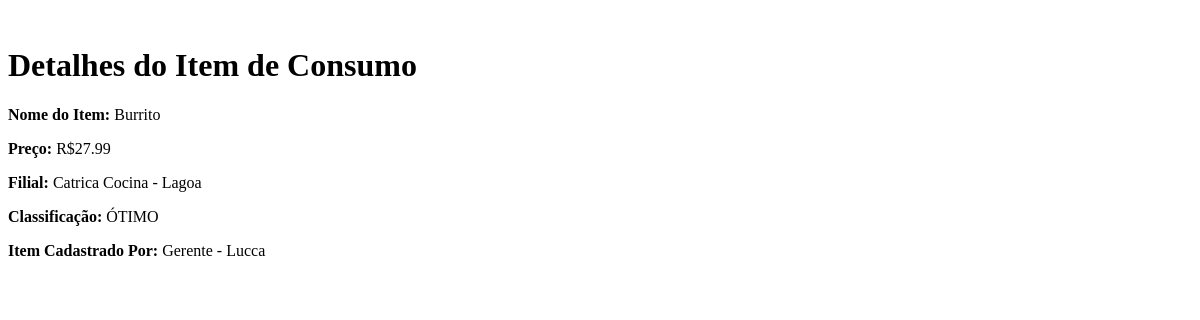
Page /minhaAppProjetoFinal2/burrito/ on the earlier database version.
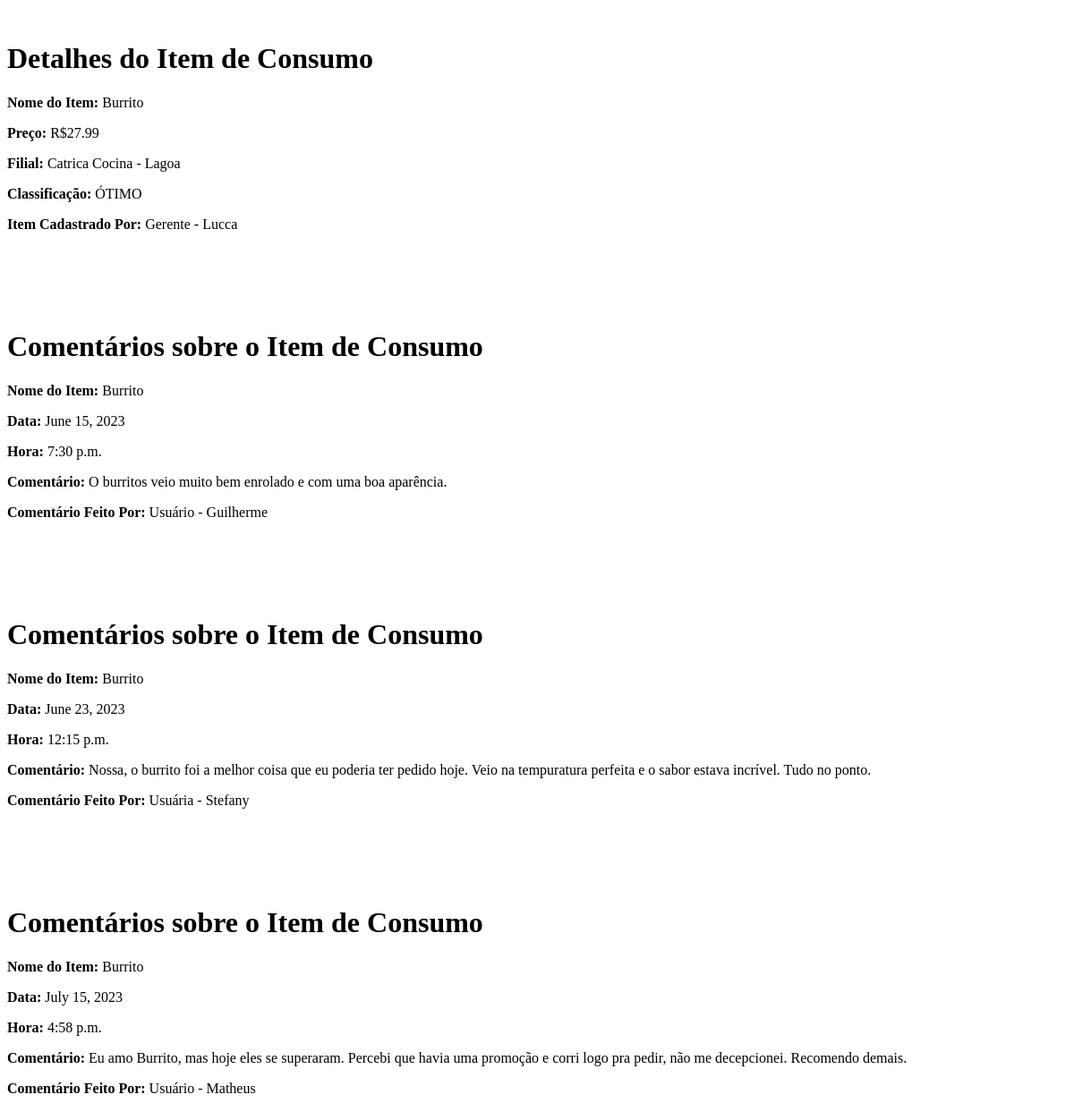
Same page on the later database version.
### minhaAppProjetoFinal2/models.py (models this page shows, shortened)
class ItensDeConsumo(models.Model):
    idItem = models.AutoField(primary_key=True)
    nomeItem = models.TextField()
    precoItem = models.FloatField()
    nomeFilial = models.ForeignKey("Filial", on_delete=models.CASCADE)
    nomeClassificacao = models.ForeignKey("ClassificacaoDoItem", on_delete=models.CASCADE)
    nomeUsuario = models.ForeignKey("Usuario", on_delete=models.CASCADE)
    def __str__(self):
        return str(self.nomeItem)

class Filial(models.Model):
    idFilial = models.AutoField(primary_key=True)
    nome = models.TextField()
    rua = models.TextField()
    numero = models.IntegerField()
    nomeRestaurante = models.ForeignKey("Restaurante", on_delete=models.CASCADE)
    def __str__(self):
        return str(self.nome)

class ClassificacaoDoItem(models.Model):
    idClassificacao = models.AutoField(primary_key=True)
    descItem = models.TextField()
    def __str__(self):
        return str(self.descItem)

class Usuario(models.Model):
    idUsuario = models.AutoField(primary_key=True)
    nome = models.TextField()
    numeroTelefone = models.IntegerField()
    email = models.EmailField(max_length=254)
    senha = models.TextField()
    cpf = models.IntegerField()
    def __str__(self):
        return str(self.nome)

class Comentario(models.Model):
    idComentario = models.AutoField(primary_key=True)
    data = models.DateField()
    hora = models.TimeField()
    conteudo = models.TextField()
    nomeFilial = models.ForeignKey("Filial", on_delete=models.CASCADE)
    nomeItem = models.ForeignKey("ItensDeConsumo", on_delete=models.CASCADE)
    nomeUsuario = models.ForeignKey("Usuario", on_delete=models.CASCADE)

### minhaAppProjetoFinal2/views.py (the view)
def burrito(request):
    nome_item = "Burrito"  # Substitua "Arroz" pelo nome do item específico que você deseja exibir
    burritosi = ItensDeConsumo.objects.filter(nomeItem='Burrito').first()
    item_consumo = ItensDeConsumo.objects.filter(nomeItem=burritosi)
    comentario = Comentario.objects.filter(nomeItem=burritosi)
    return render(request, "minhaAppProjetoFinal2/burrito.html", {'item_consumo': item_consumo, 'comentario': comentario})

### minhaAppProjetoFinal2/templates/minhaAppProjetoFinal2/burrito.html (shortened to what this page needs)
<html>
	<body>
        <head>
        </head>
        <body>
		<br>
        {% for item in item_consumo%}
            <h1>Detalhes do Item de Consumo</h1>
            <p><strong>Nome do Item:</strong> {{item.nomeItem}}<br></p>
            <p><strong>Preço:</strong> R${{item.precoItem}}</p>
            <p><strong>Filial:</strong> {{item.nomeFilial}}</p>
            <p><strong>Classificação:</strong> {{item.nomeClassificacao}}</p>
            <p><strong>Item Cadastrado Por:</strong> {{item.nomeUsuario}}</p>
            <b>{{item.id}}</b><br>
            <br>
            <br><br>
        {% endfor %}
        {% for item in comentario%}
            <h1>Comentários sobre o Item de Consumo</h1>
            <p><strong>Nome do Item:</strong> {{item.nomeItem}}<br></p>
            <p><strong>Data:</strong> {{item.data}}</p>
            <p><strong>Hora:</strong> {{item.hora}}</p>
            <p><strong>Comentário:</strong> {{item.conteudo}}</p>
            <p><strong>Comentário Feito Por:</strong> {{item.nomeUsuario}}</p>
            <b>{{item.id}}</b><br>
            <br>
            <br><br>
        {% endfor %}
        </body>
	</body>
<html>

Differences in the rows shown:
added Comentario: nomeItem "Burrito", data "June 15, 2023", hora "7:30 p.m.", conteudo "O burritos veio muito bem enrolado e com uma boa aparência.", nomeUsuario "Usuário - Guilherme"
added Comentario: nomeItem "Burrito", data "June 23, 2023", hora "12:15 p.m.", conteudo "Nossa, o burrito foi a melhor coisa que eu poderia ter pedido hoje. Veio na tempuratura perfeita e o sabor estava incrível. Tudo no ponto.", nomeUsuario "Usuária - Stefany"
added Comentario: nomeItem "Burrito", data "July 15, 2023", hora "4:58 p.m.", conteudo "Eu amo Burrito, mas hoje eles se superaram. Percebi que havia uma promoção e corri logo pra pedir, não me decepcionei. Recomendo demais.", nomeUsuario "Usuário - Matheus"
